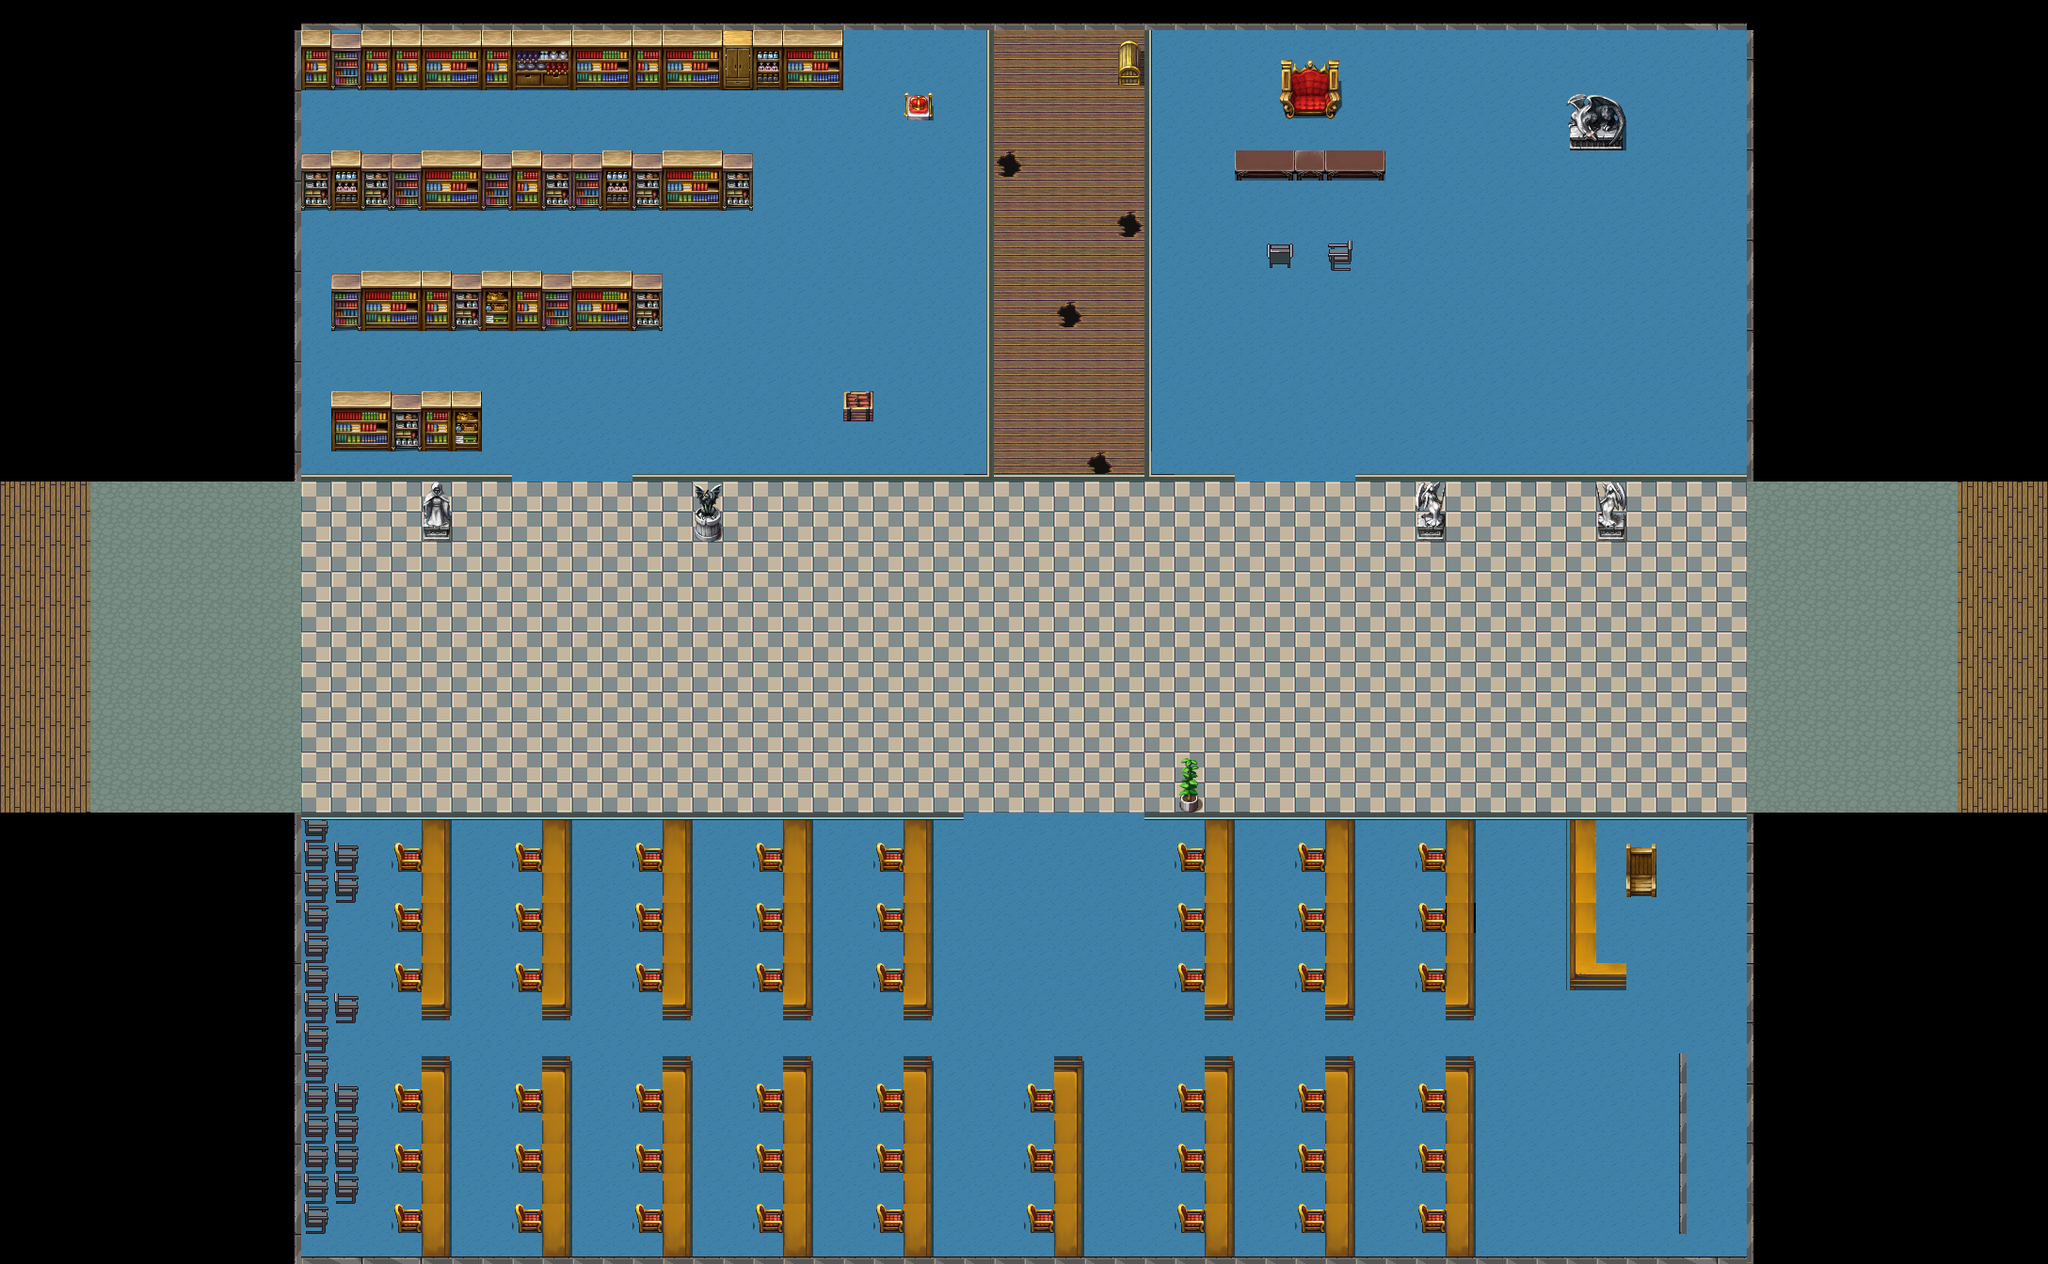

Rendered tile map (Tiled .tmx) drawn with the repository's tilesets; below, a short description and the map source with its tile grids summarised:
An orthogonal 68x42 tile map with 32x32 px tiles, 3 tile layers (Floor, Furniture, Walls), 7 tilesets and 163 objects (59x Information, 7x MultiLock, 4x Item, 3x Library, 3x Office, ...).

<map version="1.2" tiledversion="1.2.0" orientation="orthogonal" renderorder="right-down" width="68" height="42" tilewidth="32" tileheight="32" infinite="0" nextlayerid="33" nextobjectid="193">
 <properties>
  <property name="Initial Message" value="Hint.. Speak to the teacher in the lecture room ;)" />
  <property name="Last Level" type="bool" value="false" />
 </properties>
 <tileset firstgid="1" name="LPC_House_Interior" tilewidth="32" tileheight="32" tilecount="256" columns="16">
  <image source="images/LPC_house_interior/interior.png" width="512" height="512" />
 </tileset>
 <tileset firstgid="257" name="scorpio_internal_furniture" tilewidth="32" tileheight="32" tilecount="256" columns="16">
  <image source="images/Skorpio's Pack/Interior-Furniture.png" width="512" height="512" />
 </tileset>
 <tileset firstgid="513" name="Interior-Walls-Beige" tilewidth="32" tileheight="32" tilecount="100" columns="10">
  <image source="images/Skorpio's Pack/Interior-Walls-Beige.png" width="320" height="320" />
 </tileset>
 <tileset firstgid="613" name="Interior-Walls-Blue" tilewidth="32" tileheight="32" tilecount="100" columns="10">
  <image source="images/Skorpio's Pack/Interior-Walls-Blue.png" width="320" height="320" />
 </tileset>
 <tileset firstgid="713" name="Pipes-RustyWalls" tilewidth="32" tileheight="32" tilecount="88" columns="8">
  <image source="images/Skorpio's Pack/Pipes-RustyWalls.png" width="256" height="352" />
 </tileset>
 <tileset firstgid="801" name="rpg_maker_vx_rtp_tileset_by_telles0808" tilewidth="32" tileheight="32" tilecount="2016" columns="32">
  <image source="images/rpg_maker_vx_rtp_tileset_by_telles0808.png" width="1024" height="2016" />
 </tileset>
 <tileset firstgid="2817" name="rpg_maker_vx_rtp_tileset_by_telles0808" tilewidth="32" tileheight="32" tilecount="2016" columns="32">
  <image source="images/rpg_maker_vx_rtp_tileset_by_telles0808.png" width="1024" height="2016" />
 </tileset>
 <layer id="23" name="Floor" width="68" height="42">
  <data>[2856 cells, 2187 non-empty, 6 distinct tile ids]</data>
 </layer>
 <objectgroup id="27" name="Interaction Layer">
  <object id="15" name="Plant" type="Item" x="1230" y="798" width="70" height="70">
   <properties>
    <property name="Item" value="OfficeKey" />
    <property name="Message" value="You found a key" />
   </properties>
   <ellipse />
  </object>
  <object id="16" name="Books3" type="MultiLock" x="830" y="50" width="70" height="70">
   <properties>
    <property name="LockName" value="Secret" />
    <property name="Message" value="There is a space for a book here." />
    <property name="Required Item" value="C" />
   </properties>
   <ellipse />
  </object>
  <object id="17" name="Crown" type="Information" x="943" y="70" width="70" height="70">
   <ellipse />
  </object>
  <object id="18" name="Books1" type="MultiLock" x="449" y="42" width="70" height="70">
   <properties>
    <property name="LockName" value="Secret" />
    <property name="Message" value="There is a space for a book here. This looks like the A section" />
    <property name="Required Item" value="A" />
   </properties>
   <ellipse />
  </object>
  <object id="19" name="Books2" type="MultiLock" x="609" y="45" width="70" height="70">
   <properties>
    <property name="LockName" value="Secret" />
    <property name="Message" value="There is a space for a book here." />
    <property name="Required Item" value="B" />
   </properties>
   <ellipse />
  </object>
  <object id="20" name="Books5" type="MultiLock" x="701" y="180" width="70" height="70">
   <properties>
    <property name="LockName" value="Secret" />
    <property name="Message" value="There is a space for a book here." />
    <property name="Required Item" value="E" />
   </properties>
   <ellipse />
  </object>
  <object id="21" name="Books4" type="MultiLock" x="436" y="176" width="70" height="70">
   <properties>
    <property name="LockName" value="Secret" />
    <property name="Message" value="There is a space for a book here." />
    <property name="Required Item" value="D" />
   </properties>
   <ellipse />
  </object>
  <object id="22" name="Books6" type="MultiLock" x="608" y="313" width="70" height="70">
   <properties>
    <property name="LockName" value="Secret" />
    <property name="Message" value="There is a space for a book here." />
    <property name="Required Item" value="F" />
   </properties>
   <ellipse />
  </object>
  <object id="23" name="Books7" type="MultiLock" x="356" y="431" width="70" height="70">
   <properties>
    <property name="LockName" value="Secret" />
    <property name="Message" value="There is a space for a book here. This looks like the Z section" />
    <property name="Required Item" value="G" />
   </properties>
   <ellipse />
  </object>
  <object id="24" name="Chest" type="Item" x="1152" y="34" width="70" height="70">
   <properties>
    <property name="Item" value="EndKey" />
    <property name="Message" value="You found the key for the floor" />
   </properties>
   <ellipse />
  </object>
  <object id="25" name="StatueBig" type="Information" x="1660.33" y="111.667" width="70" height="70">
   <properties>
    <property name="Message" value="Its huge!" />
   </properties>
   <ellipse />
  </object>
  <object id="26" name="Statue3" type="Information" x="1484.67" y="534.667" width="70" height="70">
   <properties>
    <property name="Message" value="Another statue" />
   </properties>
   <ellipse />
  </object>
  <object id="27" name="Statue4" type="Information" x="1676" y="527" width="70" height="70">
   <properties>
    <property name="Message" value="Wow how did we pay for all of these..." />
   </properties>
   <ellipse />
  </object>
  <object id="28" name="Statue2" type="Information" x="714" y="537" width="70" height="70">
   <properties>
    <property name="Message" value="A statue of a dragon. Not exactly history..." />
   </properties>
   <ellipse />
  </object>
  <object id="29" name="Statue1" type="Information" x="429" y="539.333" width="70" height="70">
   <properties>
    <property name="Message" value="It is a statue of a woman" />
   </properties>
   <ellipse />
  </object>
  <object id="30" type="Information" x="412" y="1009" width="70" height="70">
   <properties>
    <property name="Message" value="This is where Jenny sits" />
   </properties>
   <ellipse />
  </object>
  <object id="31" type="Information" x="412" y="869" width="70" height="70">
   <properties>
    <property name="Message" value="This is where Andrew Sits" />
   </properties>
   <ellipse />
  </object>
  <object id="32" type="Information" x="411" y="934" width="70" height="70">
   <properties>
    <property name="Message" value="This is where Mark sits" />
   </properties>
   <ellipse />
  </object>
  <object id="33" type="Item" x="408" y="1123" width="70" height="70">
   <properties>
    <property name="Item" value="Jim Note" />
    <property name="Message" value="This is where Jim sits. There is a note here" />
   </properties>
   <ellipse />
  </object>
  </objectgroup>
 <objectgroup id="26" name="Object Layer">
  <!-- 66 objects omitted --></objectgroup>
 <objectgroup id="29" name="Door Layer">
  <!-- 7 objects omitted --></objectgroup>
 <objectgroup id="30" name="Hinge Layer">
  <!-- 7 objects omitted --></objectgroup>
 <objectgroup id="31" name="Lock Layer">
  <!-- 5 objects omitted --></objectgroup>
 <objectgroup id="28" name="Spawn Layer">
  <!-- 4 objects omitted --></objectgroup>
 <objectgroup id="32" name="End Layer">
  <!-- 1 objects omitted --></objectgroup>
 <layer id="24" name="Furniture" width="68" height="42">
  <data>[2856 cells, 245 non-empty, 36 distinct tile ids]</data>
 </layer>
 <layer id="25" name="Walls" width="68" height="42">
  <data>[2856 cells, 357 non-empty, 49 distinct tile ids]</data>
 </layer>
</map>
<!-- 144 of 163 objects omitted -->
